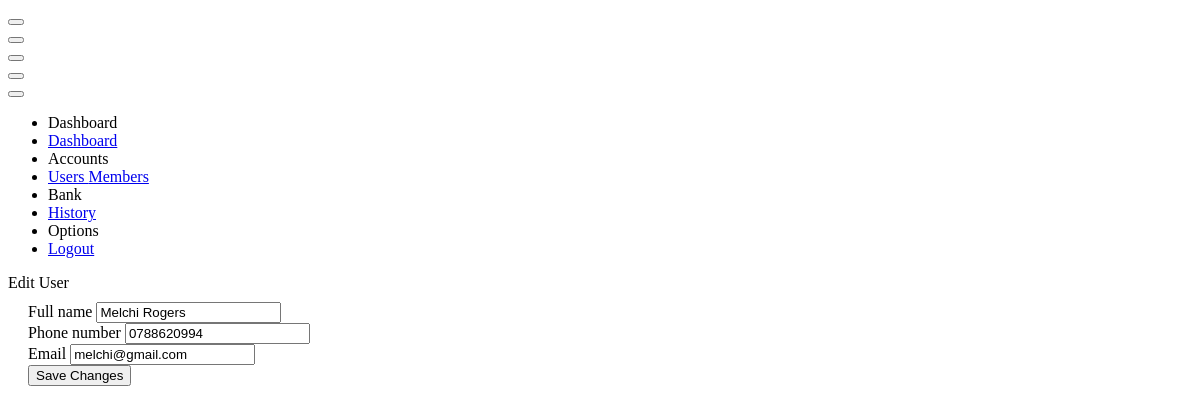
The app's page /panel/editUser.php?userId=1 (signed in) with its own data.
### tables this page shows
CREATE TABLE `users` (
  `userid` int(11) NOT NULL,
  `fullname` varchar(100) NOT NULL,
  `phone` varchar(100) NOT NULL,
  `email` varchar(100) NOT NULL,
  `password` varchar(100) NOT NULL,
  `deleted` int(1) NOT NULL DEFAULT 0
);

### panel/editUser.php (the view, shortened to what this page needs)
<!DOCTYPE html>
<html lang="en" >
<head>
  <link rel="stylesheet" href="./style.css">
</head>
<body>
<!doctype html>
<html lang="en">
<head>
<link href="https://demo.dashboardpack.com/architectui-html-free/main.css" rel="stylesheet"></head>
<body>
    <div class="app-container app-theme-white body-tabs-shadow fixed-sidebar fixed-header">
        <div class="app-header header-shadow">
            <div class="app-header__logo">
                <div class="header__pane ml-auto">
                    <div>
                        <button type="button" class="hamburger close-sidebar-btn hamburger--elastic" data-class="closed-sidebar">
                        </button>
                    </div>
                </div>
            </div>
            <div class="app-header__mobile-menu">
                <div>
                    <button type="button" class="hamburger hamburger--elastic mobile-toggle-nav">
                    </button>
                </div>
            </div>
        </div>
        <div class="app-main">
                <div class="app-sidebar sidebar-shadow">
                    <div class="app-header__logo">
                        <div class="header__pane ml-auto">
                            <div>
                                <button type="button" class="hamburger close-sidebar-btn hamburger--elastic" data-class="closed-sidebar">
                                </button>
                            </div>
                        </div>
                    </div>
                    <div class="app-header__mobile-menu">
                        <div>
                            <button type="button" class="hamburger hamburger--elastic mobile-toggle-nav">
                            </button>
                        </div>
                    </div>
                    <div class="app-header__menu">
                        <span>
                            <button type="button" class="btn-icon btn-icon-only btn btn-primary btn-sm mobile-toggle-header-nav">
                            </button>
                        </span>
                    </div>
                    <div class="scrollbar-sidebar">
                        <div class="app-sidebar__inner">
                            <ul class="vertical-nav-menu">
                                <li class="app-sidebar__heading">Dashboard</li>
                                <li>
                                    <a href="index">
                                        Dashboard
                                    </a>
                                </li>
                                <li class="app-sidebar__heading">Accounts</li>
                                <li>
                                    <a href="usersList" class="mm-active">
                                        Users
                                    </a>
                                    <a href="membersList">
                                        Members
                                    </a>
                                </li>
                                <li class="app-sidebar__heading">Bank</li>
                                <li>
                                    <a href="bank">
                                        History
                                    </a>
                                </li>
                                <li class="app-sidebar__heading">Options</li>
                                <li>
                                    <a href="logout">
                                        Logout
                                    </a>
                                </li>
                            </ul>
                        </div>
                    </div>
                </div>
                <div class="app-main__outer">
                    <div class="app-main__inner">
                        <div class="row">
                            <div class="col-md-12">
                                <div class="main-card mb-3 card">
                                    <div class="card-header">Edit User</div>
                                    <div style="padding: 10px 20px 30px 20px;">
                                        <?php
                                            $sql_u = mysqli_query($connect, "SELECT * FROM users WHERE userid = '".$_GET['userId']."'");
                                            $d_u = mysqli_fetch_array($sql_u);
                                            echo"<form method='POST' action='../server.php'>
                                                <input type='hidden' name='userid' value='".$d_u['userid']."'>
                                                <div class='form-group'>
                                                    <label for='exampleInputEmail1'>Full name</label>
                                                    <input type='text' name='fullname' value='".$d_u['fullname']."' class='form-control' placeholder='Full name' required>
                                                </div>
                                                <div class='form-group'>
                                                    <label for='exampleInputPassword1'>Phone number</label>
                                                    <input type='number' name='phone' value='".$d_u['phone']."' class='form-control' placeholder='Phone number' required>
                                                </div>
                                                <div class='form-group'>
                                                    <label for='exampleInputPassword1'>Email</label>
                                                    <input type='email' value='".$d_u['email']."' name='email' class='form-control' placeholder='Email' required>
                                                </div>
                                                <button type='submit' name='editUser' class='btn btn-primary'>Save Changes</button>
                                            </form>";
                                        ?>
                                    </div>
                                </div>
                            </div>
                        </div>
                    </div>
                </div>
        </div>
    </div>
<script type="text/javascript" src="https://demo.dashboardpack.com/architectui-html-free/assets/scripts/main.js"></script></body>
</html>
</body>
</html>

### records on screen
users: fullname "Melchi Rogers", phone "0788620994", email "melchi@gmail.com"
